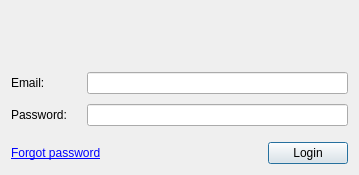
<?xml version="1.0" encoding="UTF-8"?>
<ui version="4.0">
 <class>LoginDialog</class>
 <widget class="QDialog" name="LoginDialog">
  <property name="geometry">
   <rect>
    <x>0</x>
    <y>0</y>
    <width>359</width>
    <height>175</height>
   </rect>
  </property>
  <property name="sizePolicy">
   <sizepolicy hsizetype="Fixed" vsizetype="Fixed">
    <horstretch>0</horstretch>
    <verstretch>0</verstretch>
   </sizepolicy>
  </property>
  <property name="windowTitle">
   <string>Synergy</string>
  </property>
  <layout class="QVBoxLayout" name="verticalLayout">
   <item>
    <widget class="QLabel" name="label">
     <property name="text">
      <string/>
     </property>
     <property name="pixmap">
      <pixmap resource="Synergy.qrc">:/res/image/about.png</pixmap>
     </property>
    </widget>
   </item>
   <item>
    <spacer name="verticalSpacer_2">
     <property name="orientation">
      <enum>Qt::Vertical</enum>
     </property>
     <property name="sizeType">
      <enum>QSizePolicy::Minimum</enum>
     </property>
     <property name="sizeHint" stdset="0">
      <size>
       <width>20</width>
       <height>20</height>
      </size>
     </property>
    </spacer>
   </item>
   <item>
    <layout class="QGridLayout" name="gridLayout">
     <property name="horizontalSpacing">
      <number>20</number>
     </property>
     <property name="verticalSpacing">
      <number>10</number>
     </property>
     <property name="leftMargin">
      <number>0</number>
     </property>
     <property name="rightMargin">
      <number>0</number>
     </property>
     <item row="0" column="0">
      <widget class="QLabel" name="label_2">
       <property name="text">
        <string>Email:</string>
       </property>
      </widget>
     </item>
     <item row="0" column="1">
      <widget class="QLineEdit" name="m_pLineEditEmail">
       <property name="minimumSize">
        <size>
         <width>200</width>
         <height>0</height>
        </size>
       </property>
      </widget>
     </item>
     <item row="1" column="0">
      <widget class="QLabel" name="label_3">
       <property name="text">
        <string>Password:</string>
       </property>
      </widget>
     </item>
     <item row="1" column="1">
      <widget class="QLineEdit" name="m_pLineEditPassword">
       <property name="minimumSize">
        <size>
         <width>200</width>
         <height>0</height>
        </size>
       </property>
       <property name="echoMode">
        <enum>QLineEdit::Password</enum>
       </property>
      </widget>
     </item>
    </layout>
   </item>
   <item>
    <spacer name="verticalSpacer">
     <property name="orientation">
      <enum>Qt::Vertical</enum>
     </property>
     <property name="sizeType">
      <enum>QSizePolicy::Minimum</enum>
     </property>
     <property name="sizeHint" stdset="0">
      <size>
       <width>20</width>
       <height>10</height>
      </size>
     </property>
    </spacer>
   </item>
   <item>
    <layout class="QHBoxLayout" name="horizontalLayout">
     <item>
      <widget class="QLabel" name="label_5">
       <property name="text">
        <string>&lt;a href=&quot;https://synergy-project.org/account/reset/&quot;&gt;Forgot password&lt;/a&gt;</string>
       </property>
       <property name="openExternalLinks">
        <bool>true</bool>
       </property>
      </widget>
     </item>
     <item>
      <spacer name="horizontalSpacer">
       <property name="orientation">
        <enum>Qt::Horizontal</enum>
       </property>
       <property name="sizeHint" stdset="0">
        <size>
         <width>40</width>
         <height>20</height>
        </size>
       </property>
      </spacer>
     </item>
     <item>
      <widget class="QPushButton" name="m_pPushButtonLogin">
       <property name="sizePolicy">
        <sizepolicy hsizetype="Maximum" vsizetype="Fixed">
         <horstretch>0</horstretch>
         <verstretch>0</verstretch>
        </sizepolicy>
       </property>
       <property name="text">
        <string>Login</string>
       </property>
       <property name="shortcut">
        <string>Return</string>
       </property>
      </widget>
     </item>
    </layout>
   </item>
  </layout>
 </widget>
 <resources>
  <include location="Synergy.qrc"/>
 </resources>
 <connections/>
</ui>
